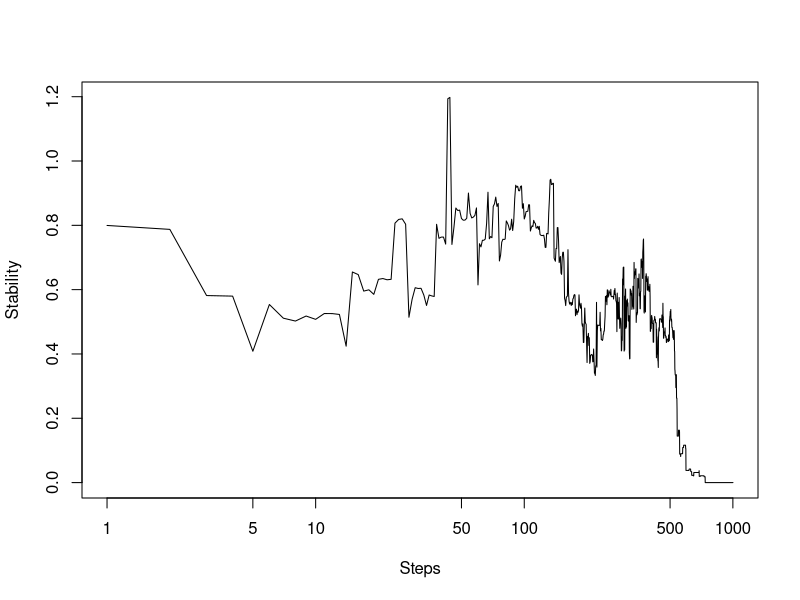

The R script that drew this image:
#Base matrix code
S <- 25
C <- 0.1
sigma = 0.5
L <- matrix(0, nr = S, nc = S)
int <- matrix(rnorm(S^2, mean = 0, 
                    sd = sigma), nr = S, nc = S)
rand <- matrix(runif(S^2,0,1),
               nr=S,nc=S)
L[rand<C] = int[rand<C]

#Function to compute the largest eigen value(real part)
eigen_FUNction <- function(L) max(Re(eigen(L)$values))

#Function to change OG function
other_FUNction <- function(L) {
  
  not_zero <- which(abs(L) > .01, arr.ind = TRUE )
  L[not_zero]
  
  #Choose a value
  pick_one <- function(L) matrix(L[sample(1:nrow(L), 1),], ncol = 2)
  
  #choose a zero
  zero <- which(abs(L) < .01, arr.ind = TRUE )
  
  targ_zero <- pick_one(zero)
  targ_non <- pick_one(not_zero)
  
  #Swap zero and non-zero cell
  L[targ_zero] <- L[targ_non]
  L[targ_non] <- 0
  return(L)
}

#Optimizing the function
Optimal_FUN = function(L, T0, a, nsteps) {
  
  superior_L <- L
  
  #Storing data
  Keep <- matrix(nrow=nsteps+1, ncol=2)
  Keep[1,1] <- 1
  Keep[1,2] <- eigen_FUNction(superior_L)
  
  #Loop
  for(step in 2:(nsteps+1)) {
    potential_L <- other_FUNction(superior_L)
    
    dif <- eigen_FUNction(superior_L) - eigen_FUNction(potential_L)
    
    if(dif>0) superior_L <- potential_L
    
    else {
      if(dif<0) {
        p=exp(dif/T0/exp(a*step))  
        if(runif(1)<p) superior_L <- potential_L
      }
      
    }  
    #Record values
    Keep[step,1] = step
    Keep[step,2] = eigen_FUNction(superior_L)
    
  }
  
  #Storage
  R <- list(Keep=Keep, superior_L=superior_L)
  return(R)
  
}

#Run and save
res <- Optimal_FUN(L=L,T0=5,a= -0.01,nsteps =1000)
Keep <- res$Keep

#Plot
plot(Keep, type = "l", xlab = "Steps", ylab = "Stability",cex = 2, log = "x")